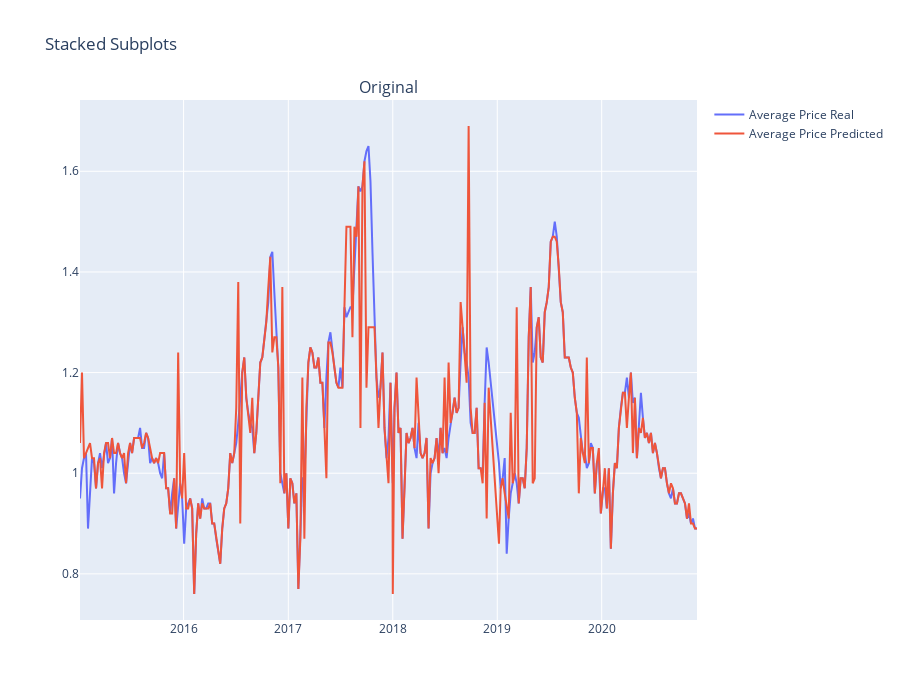

The cell this chart's notebook holds for it:
### Code cell
import plotly.express as px
from plotly.subplots import make_subplots
import plotly.graph_objects as go

df = pd.read_csv("../data/slices/plot.csv")

mask1 = df['location_level'] == "Level 1"
mask2 = df['type'] == 'conventional'

df_plot = df[mask1 & mask2]

fig = make_subplots(rows=1, cols=1, subplot_titles=("Original","Predicted"))

fig.append_trace(go.Scatter(
    x=df_plot['date'],
    y=df_plot['average_price'],
    name="Average Price Real"
), row=1, col=1)

y_predict = decision_tree_pipeline.predict(X)
df['average_price'] = y_predict
df_plot = df[mask1 & mask2]

fig.append_trace(go.Scatter(
    x=df_plot['date'],
    y=df_plot['average_price'],
    name="Average Price Predicted"
), row=1, col=1)

fig.update_layout(height=700, title_text="Stacked Subplots")
fig.show()

### Figure 1 — Plotly figure (JSON) as saved in the notebook; plotly's stock layout.template omitted (floating-point values rounded to 4 significant figures; data arrays with more than 128 entries replaced by an {"elided": "..."} marker saying what was removed)
{"data": [{"name": "Average Price Real", "type": "scatter", "x": {"elided": "306 str values"}, "xaxis": "x", "y": {"elided": "306 float values"}, "yaxis": "y"}, {"name": "Average Price Predicted", "type": "scatter", "x": {"elided": "306 str values"}, "xaxis": "x", "y": {"elided": "306 float values"}, "yaxis": "y"}], "layout": {"annotations": [{"font": {"size": 16}, "showarrow": false, "text": "Original", "x": 0.5, "xanchor": "center", "xref": "paper", "y": 1, "yanchor": "bottom", "yref": "paper"}], "height": 700, "title": {"text": "Stacked Subplots"}, "xaxis": {"anchor": "y", "domain": [0, 1]}, "yaxis": {"anchor": "x", "domain": [0, 1]}}}
